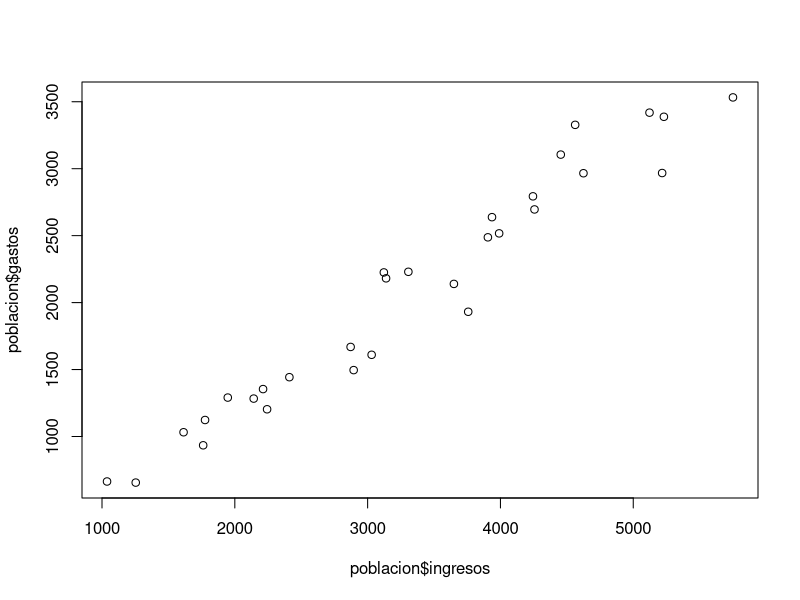

Generate this figure with R:

library(dplyr)

# Definir el tamaño de la población y de la muestra
N <- 30  # Tamaño de la población
n <- 10  # Tamaño de la muestra

# Generar datos con tendencia lineal
set.seed(123)  # Fijar la semilla para reproducibilidad
cbin <- 1:N
ingresos <- 1000 + 150 * cbin + rnorm(N, mean = 0, sd = 200)
gastos <- 500 + 100 * cbin + rnorm(N, mean = 0, sd = 150)

# Crear un data frame con las variables cbin, ingresos y gastos
poblacion <- data.frame(
  cbin = cbin,
  ingresos = ingresos,
  gastos = gastos
)
plot(poblacion$ingresos, poblacion$gastos)
# Imprimir el data frame de la población
print("Data frame de la población:")
print(poblacion)

# Función improved_systematic_sampling para data frames
imp <- function(N, n, poblacion) {
  
  # Verificar que N y n son valores válidos
  if (N < n) {
    stop("El tamaño de la muestra no puede ser mayor que el tamaño de la población.")
  }
  
  # Calcular k
  k <- ceiling(N / n)
  
  # Dividir la población en tres conjuntos
  set1 <- poblacion[1:min((k^2), N), ]
  set2 <- poblacion[(min((k^2), N) + 1):min(((n - 2) * k), N), ]
  set3 <- poblacion[(min(((n - 2) * k), N) + 1):N, ]
  
  # Seleccionar muestras aleatorias de cada conjunto
  r1 <- sample(1:k, 1)
  r2 <- sample(1:k, 1)
  r3 <- sample(1:k, 1)
  
  muestra1 <- set1[seq(r1, nrow(set1), by = k), ]
  muestra2 <- set2[seq(r2, nrow(set2), by = k), ]
  muestra3 <- set3[seq(r3, nrow(set3), by = k), ]
  
  # Combinar las muestras en una sola
  muestra <- bind_rows(muestra1, muestra2, muestra3)
  
  return(muestra)
}

# Aplicar la función improved_systematic_sampling_df
muestra_df <- imp(N, n, poblacion)

# Imprimir la muestra obtenida
print("Muestra obtenida:")
print(muestra_df)
